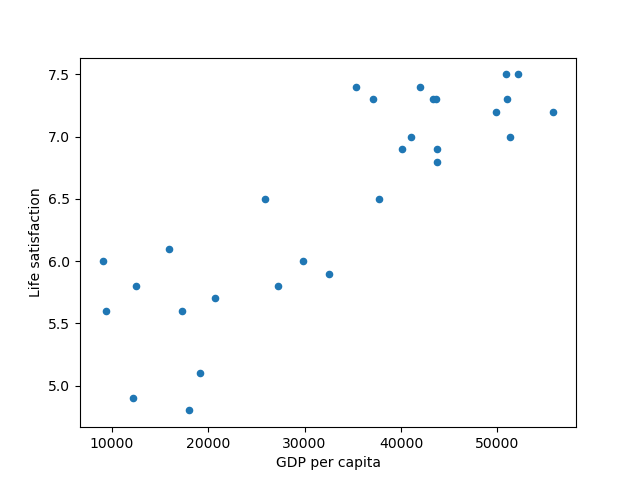

This figure's Python source:
import matplotlib.pyplot as plt
import numpy as np
import pandas as pd
import sklearn.linear_model

print("Chapter 1: The Machine Learning Landscape")
print("Example 1-1. Training and running a linear model using Scikit-Learn")

# Load the data
def prepare_country_stats(oecd_bli, gdp_per_capita):
    oecd_bli = oecd_bli[oecd_bli["INEQUALITY"]=="TOT"]
    oecd_bli = oecd_bli.pivot(index="Country", columns="Indicator", values="Value")
    gdp_per_capita.rename(columns={"2015": "GDP per capita"}, inplace=True)
    gdp_per_capita.set_index("Country", inplace=True)
    full_country_stats = pd.merge(left=oecd_bli, right=gdp_per_capita,
                                  left_index=True, right_index=True)
    full_country_stats.sort_values(by="GDP per capita", inplace=True)
    remove_indices = [0, 1, 6, 8, 33, 34, 35]
    keep_indices = list(set(range(36)) - set(remove_indices))
    return full_country_stats[["GDP per capita", 'Life satisfaction']].iloc[keep_indices]

oecd_bli = pd.read_csv("oecd_bli_2015.csv", thousands=',')
gdp_per_capita = pd.read_csv("gdp_per_capita.csv",
        thousands=',',
        delimiter='\t',
        encoding='latin1',
        na_values="n/a")

# Prepare the data
country_stats = prepare_country_stats(oecd_bli, gdp_per_capita)
X = np.c_[country_stats["GDP per capita"]]
y = np.c_[country_stats["Life satisfaction"]]

# Visualize the data
country_stats.plot(kind='scatter', x="GDP per capita", y='Life satisfaction')
#plt.show()
plt.savefig('skl.1.1.png')

# Select a linear model
model = sklearn.linear_model.LinearRegression()

# Train the model
model.fit(X, y)

# Make a prediction for Cyprus
X_new = [[22587]]
print(model.predict(X_new))


